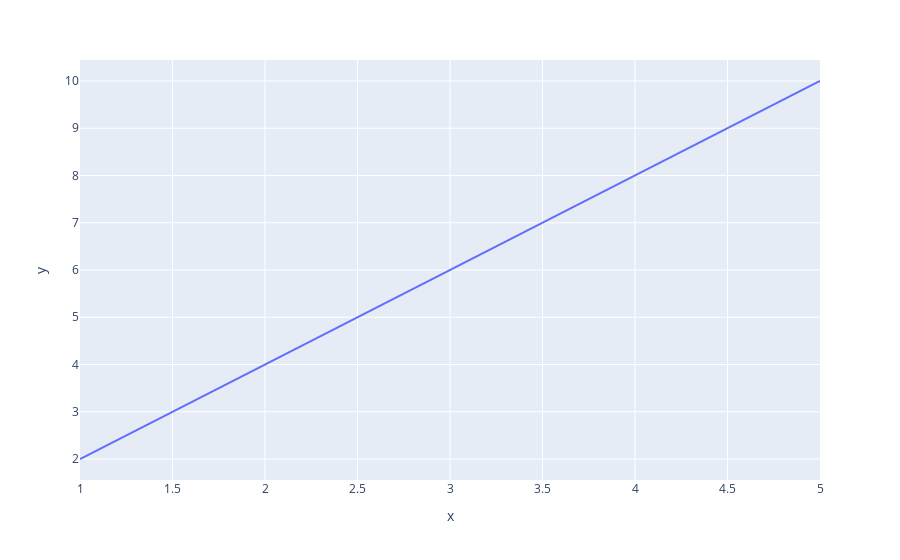

Notebook cell for this chart:
### Code cell
import plotly.express as px
fig = px.line(y=[2,4,6,8,10],x=[1,2,3,4,5])
fig.show()

### Figure 1 — Plotly figure (JSON) as saved in the notebook; plotly's stock layout.template omitted (floating-point values rounded to 4 significant figures)
{"data": [{"hovertemplate": "x=%{x}<br>y=%{y}<extra></extra>", "legendgroup": "", "line": {"color": "#636efa", "dash": "solid"}, "marker": {"symbol": "circle"}, "mode": "lines", "name": "", "orientation": "v", "showlegend": false, "type": "scatter", "x": [1, 2, 3, 4, 5], "xaxis": "x", "y": [2, 4, 6, 8, 10], "yaxis": "y"}], "layout": {"legend": {"tracegroupgap": 0}, "margin": {"t": 60}, "xaxis": {"anchor": "y", "domain": [0, 1], "title": {"text": "x"}}, "yaxis": {"anchor": "x", "domain": [0, 1], "title": {"text": "y"}}}}
